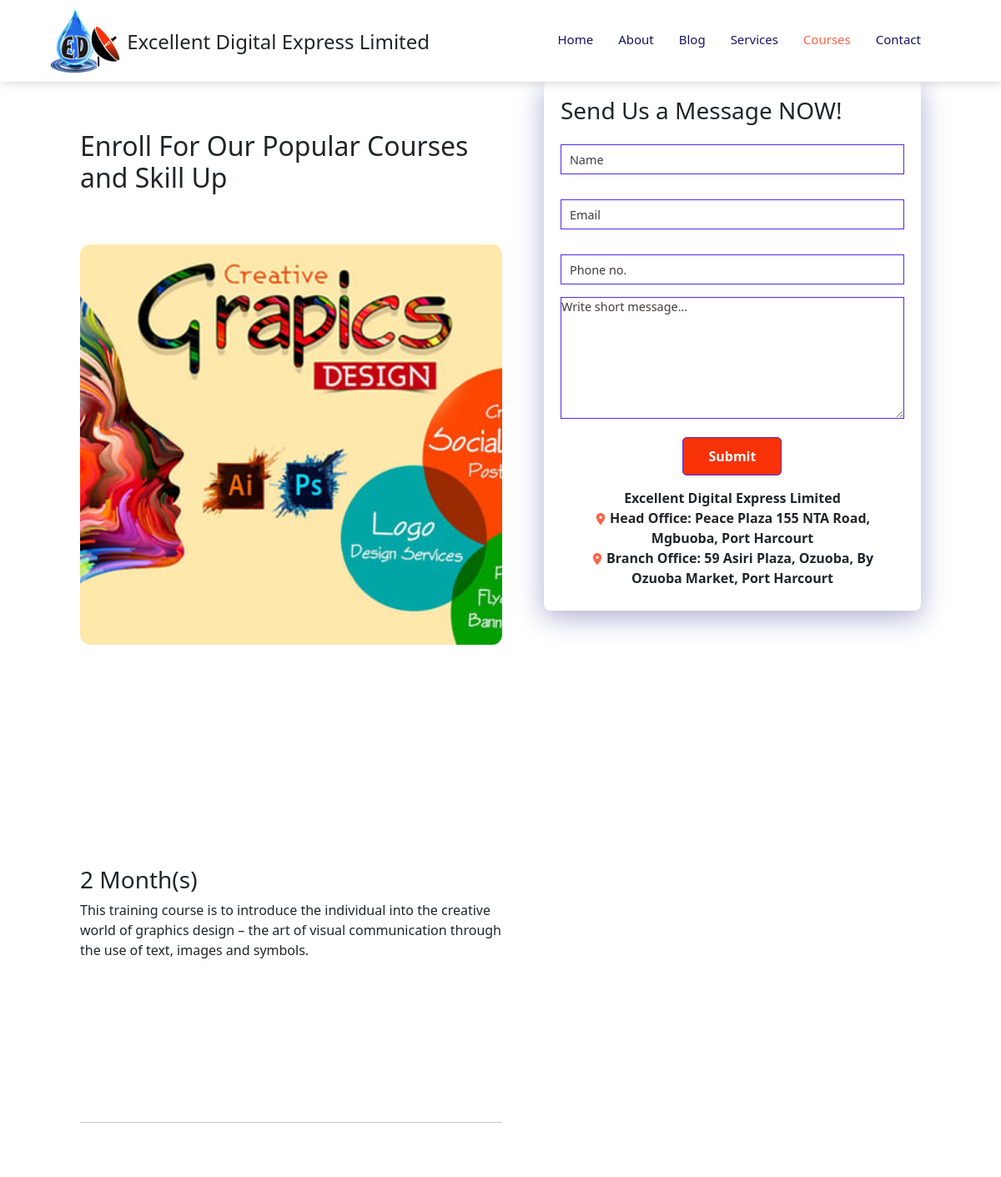
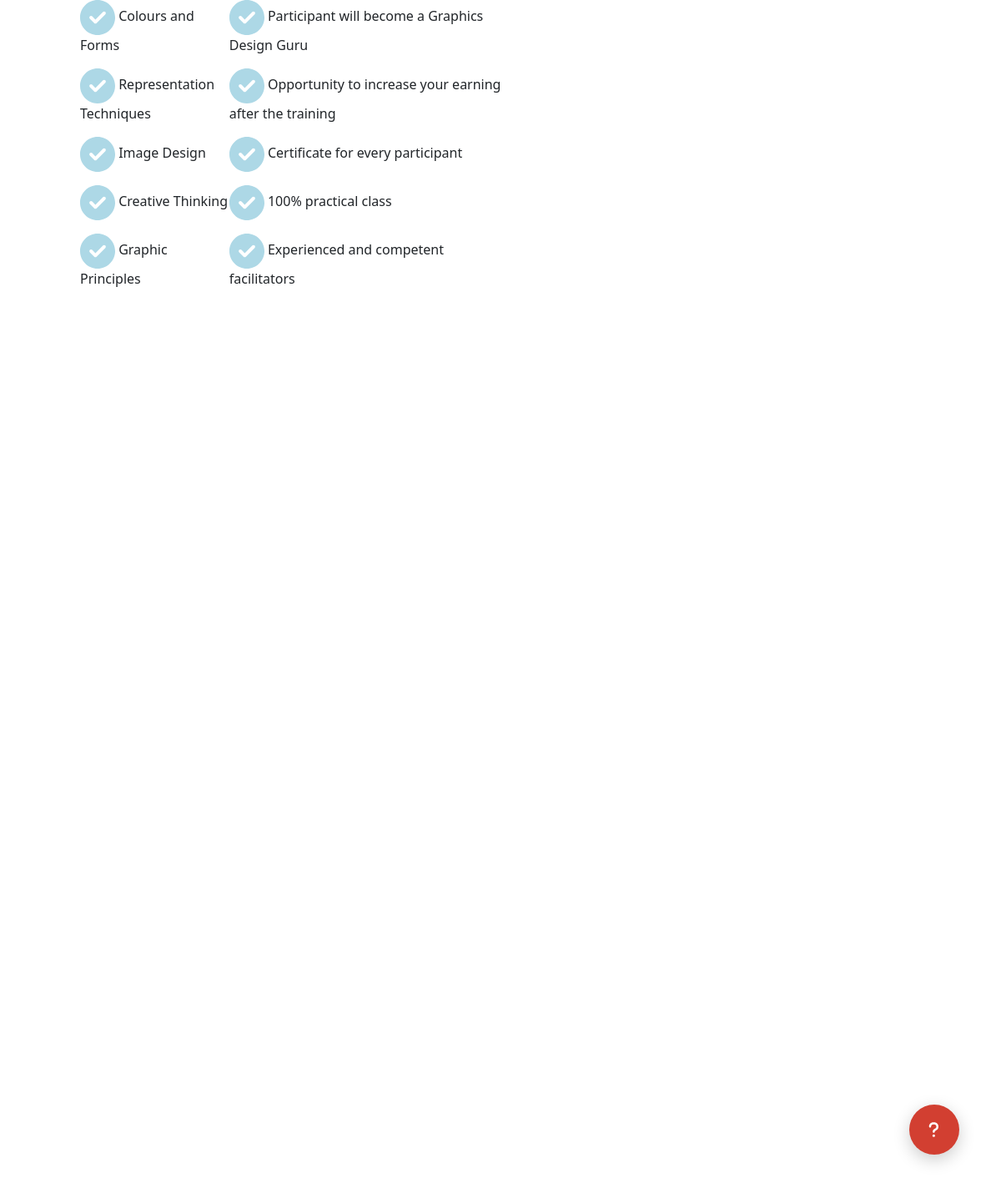
Screenshot of /course-detail.php?course_id=2 with the database file from the repository (2 pictures, top to bottom).
### tables this page shows
CREATE TABLE `courses` (
  `id` int(11) NOT NULL,
  `picture` varchar(255) NOT NULL,
  `title` varchar(255) NOT NULL,
  `intro` text DEFAULT NULL,
  `duration` varchar(255) DEFAULT NULL,
  `price` varchar(255) DEFAULT NULL,
  `course_overview` text DEFAULT NULL,
  `objective1` varchar(255) DEFAULT NULL,
  `objective2` varchar(255) DEFAULT NULL,
  `objective3` varchar(255) DEFAULT NULL,
  `objective4` varchar(255) DEFAULT NULL,
  `objective5` varchar(255) DEFAULT NULL,
  `benefit1` varchar(255) DEFAULT NULL,
  `benefit2` varchar(255) DEFAULT NULL,
  `benefit3` varchar(255) DEFAULT NULL,
  `benefit4` varchar(255) DEFAULT NULL,
  `benefit5` varchar(255) DEFAULT NULL,
  `registered_students` varchar(255) NOT NULL,
  `date` varchar(255) NOT NULL
);

### course-detail.php (the view, shortened to what this page needs)
<?php
require_once './admin/database.php';
$id = $_GET['course_id'];
$sql = "SELECT * FROM courses WHERE id = '$id' ";
$result = mysqli_query($conn, $sql);
?>
<!DOCTYPE html>
<html lang="en">
<head>
    <link rel="stylesheet" href="css/styles.css">
    <link rel="stylesheet" href="css/mobile-styles.css">
    <link rel="stylesheet" href="css/bootstrap.min.css">
</head>
<body>
    <nav class="hide">
    <div onclick="window.location.href='index.php'">
            <img src="images/favicon.png" alt="">
            <label><h4>Excellent Digital Express Limited</h4></label>
        </div>
        <div class="navigation">
            <ul>
                <li><a href="index.php">Home</a></li>
                <li><a href="about.php">About</a></li>
                <li><a href="blog.php">Blog</a></li>
                <li><a href="services.php">Services</a></li>
                <li><a class="active" href="courses.php">Courses</a></li>
                <li><a href="contact.php">Contact</a></li>
            </ul>
        </div>
    </nav>
    <?php
        while ($info = $result->fetch_assoc())
            {
    ?>
    <section id="course-inner" class="hide">
        <div class="overview">
            <h2>Enroll For Our Popular Courses and Skill Up</h2>
            <img src="<?php echo "./admin/uploaded_img/{$info['picture']}" ?>" alt="" class="course-img" >
        <h3><?php echo "{$info['duration']}";  ?></h3>
        <p><?php echo "{$info['intro']}";  ?>
        </p>
        <hr>
        <div class="course-flex">
            <div>
                <p class="hide">
                    <p><img src="icons/circle-check.svg" class="icons" alt=""> <?php echo "{$info['objective1']}";  ?></p>
                    <p><img src="icons/circle-check.svg" class="icons" alt=""> <?php echo "{$info['objective2']}";  ?></p>
                    <p><img src="icons/circle-check.svg" class="icons" alt=""> <?php echo "{$info['objective3']}";  ?></p>
                    <p><img src="icons/circle-check.svg" class="icons" alt=""> <?php echo "{$info['objective4']}";  ?></p>
                    <p><img src="icons/circle-check.svg" class="icons" alt=""> <?php echo "{$info['objective5']}";  ?></p>
                </p>
            </div>
            <div>
                <p class="hide">
                    <p><img src="icons/circle-check.svg" class="icons" alt=""> <?php echo "{$info['benefit1']}";  ?></p>
                    <p><img src="icons/circle-check.svg" class="icons" alt=""> <?php echo "{$info['benefit2']}";  ?></p>
                    <p><img src="icons/circle-check.svg" class="icons" alt=""> <?php echo "{$info['benefit3']}";  ?></p>
                    <p><img src="icons/circle-check.svg" class="icons" alt=""> <?php echo "{$info['benefit4']}";  ?></p>
                    <p><img src="icons/circle-check.svg" class="icons" alt=""> <?php echo "{$info['benefit5']}";  ?></p>
                </p>
            </div>
        </div>
    </div>
    <form action="admin/requestscript.php" method="post">
        <div class="form hide">
        <h3>Send Us a Message NOW!</h3>
        <input type="text" placeholder="Name" name="name">
        <input type="text" placeholder="Email" name="email">
        <input type="text" placeholder="Phone no." name="phone">
        <textarea name="message" cols="27" rows="6" placeholder="Write short message..."></textarea>
        <div class="btn">
            <input class="brown" type="submit" name="submit"><br>
            <b>
                    <span>Excellent Digital Express Limited</span><br>
                        <img src="icons/location.svg" width="14px" height="14px" alt="">
                        <span>Head Office: Peace Plaza 155 NTA Road, Mgbuoba, Port Harcourt</span><br>
                        <img src="icons/location.svg" width="14px" height="14px" alt="">
                        <span>Branch Office: 59 Asiri Plaza, Ozuoba, By Ozuoba Market, Port Harcourt</span><br>
                    </b>
        </div>
    </div>
    </form>
    </section>
    <?php
            }
            ?>
    <?php
    include 'footer.php';
    ?>
</body>
</html>

### footer.php (shortened to what this page needs)
<html>
    <head>
    <link rel="stylesheet" href="css/styles.css">
    <link rel="stylesheet" href="css/mobile-styles.css">
    <link rel="stylesheet" href="css/bootstrap.min.css">
    </head>
    <body>
        <?php
        include 'fabutton1.php';
        ?>
    </body>
</html>

### fabutton1.php (shortened to what this page needs)
<html lang="en">
<head>
    <link rel="stylesheet" href="css/fastyles.css">
</head>
<body>
    <div class="fab-container">
        <div class="fab fab-icon-holder" id="menuList">
            <img src="icons/question.svg" class="f-icons" alt="">
        </div>
    </div>
</body>
</html>

### css/styles.css (style rules this page uses)
* { margin: 0; padding: 0; box-sizing: border-box; }
html { scroll-behavior: smooth; }
body { font-family: 'Poppins', sans-serif; }
.hide { opacity: 0; filter: blur(5px); transform: translateY(10%); transition: 1s ease; }
.show { opacity: 1; filter: blur(0); transform: translateX(0); }
.icons { width: 3.5vmin; height: 3.5vmin; }
nav { position: fixed; background-color: white; width: 100%; top: 0; display: flex; flex-direction: row; justify-content: space-between; align-items: center; padding: 1vw 8vw 0 4vw; box-shadow: 2px 2px 10px rgba(0, 0, 0, 0.15); z-index: 1; }
nav div img { width: 100px; cursor: pointer; }
nav div label { margin-top: 10px; cursor: pointer; }
nav .navigation { display: flex; }
nav .navigation ul { display: flex; justify-content: flex-end; align-content: center; }
nav .navigation ul li { list-style: none; margin-left: 30px; }
nav .navigation ul a { text-decoration: none; color: rgb(21, 21, 100); font-size: 15px; font-weight: 400; transition: 0.3s ease; }
nav .navigation ul a.active, nav .navigation ul a:hover { color: tomato; }
#course-inner { display: flex; justify-content: space-between; align-items: flex-start; padding: 8vw; }
#course-inner .overview { width: 70%; }
#course-inner .overview h2 { margin-bottom: 5vmin; margin-top: 5vmin; }
#course-inner .overview .course-img { width: 100%; height: 60vh; object-fit: cover; border-radius: 12px; margin-bottom: 20px; }
#course-inner .form { background: #fff; border-radius: 8px; display: flex; flex-direction: column; padding: 20px; margin-left: 50px; box-shadow: 0 8px 32px 0 rgba(31,38,135,0.37); }
#course-inner .form input { margin: 15px 0; padding: 5px 10px; border: 1px solid rgb(84,40,241); outline: none; }
#course-inner .form input::placeholder { color: #413c3c; font-weight: 500; font-size: 0.9rem; }
#course-inner .form textarea::placeholder { color: #413c3c; font-weight: 500; font-size: 0.9rem; }
#course-inner .form textarea { border: 1px solid rgb(84,40,241); outline: none; }
#course-inner .form .btn .brown { padding: 10px 30px; font-size: 1.0rem; font-weight: 600; border-radius: 5px; color: #fff; background-color: rgb(246, 50, 6); transition: 0.3s ease; }
.course-flex { display: flex; justify-content: space-evenly; }
.form { background: #fff; border-radius: 8px; display: flex; flex-direction: column; padding: 20px; box-shadow: 0 8px 32px 0 rgba(31,38,135,0.37); }
.form input { margin: 15px 0; padding: 5px 10px; border: 1px solid rgb(84,40,241); outline: none; }
.form input::placeholder { color: #413c3c; font-weight: 500; font-size: 0.9rem; }
.form textarea::placeholder { color: #413c3c; font-weight: 500; font-size: 0.9rem; }
.form textarea { border: 1px solid rgb(84,40,241); outline: none; }
.form .btn .brown { padding: 10px 30px; font-size: 1.0rem; font-weight: 600; border-radius: 5px; color: #fff; background-color: rgb(246, 50, 6); transition: 0.3s ease; }

### css/fastyles.css (style rules this page uses)
* { padding: 0; margin: 0; }
.f-icons { width: 20px; height: 20px; }
.fab-container { position: fixed; bottom: 50px; right: 50px; z-index: 999; cursor: pointer; font-family: monospace; }
.fab-icon-holder { width: 50px; height: 50px; border-radius: 100%; background: #016fb9; box-shadow: 0 6px 20px rgba(0,0,0,0.2); display: flex; justify-content: center; align-items: center; }
.fab { width: 60px; height: 60px; background: #d23f31; }
.show { opacity: 1; transform: scale(1); }

### rows the page displays
courses: picture (picture), intro "This training course is to introduce the individual into the creative world of graphics design – the art of visual communication through the use of text, images and symbols.", objective1 "Colours and Forms", objective2 "Representation Techniques", objective3 "Image Design", objective4 "Creative Thinking", objective5 "Graphic Principles", benefit1 "Participant will become a Graphics Design Guru", benefit2 "Opportunity to increase your earning after the training", benefit3 "Certificate for every participant", benefit4 "100% practical class", benefit5 "Experienced and competent facilitators"
